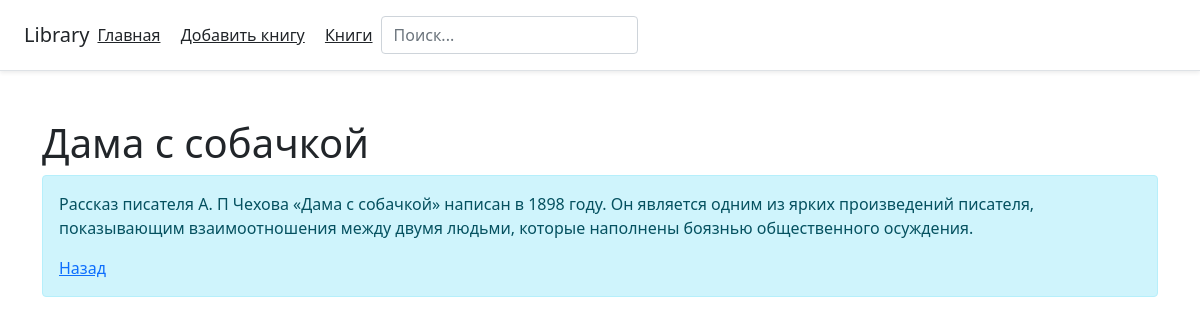
The page /posts/4 on the database its author committed.
### tables this page shows
CREATE TABLE library (
    id INTEGER PRIMARY KEY AUTOINCREMENT,
    UDK INTEGER NOT NULL,
    author TEXT NOT NULL,
    title TEXT NOT NULL,
    year INTEGER NOT NULL,
    about TEXT NOT NULL
);

### app.py (the view)
@app.route('/posts/<int:post_id>')
def about(post_id):
    post = get_post(post_id)
    return render_template('post_detailed.html', post=post)

### app.py (called while the page is built)
def get_db_connection():
    conn = sqlite3.connect('database.db')
    conn.row_factory = sqlite3.Row
    return conn

def get_post(post_id):
    conn = get_db_connection()
    post = conn.execute('SELECT title, about FROM library WHERE id = ?', (post_id,)).fetchone()
    conn.close()
    if post is None:
        abort(404)
    return post

### templates/post_detailed.html (shortened to what this page needs)
{% extends 'base.html' %}
{% block body%}
<div class="container mt-5">
    <h1>{{ post['title'] }}</h1>
    <div class="alert alert-info">
        <p>{{ post['about'] }}</p>
        <a href="/posts">Назад</a>
    </div>
</div>
{% endblock %}

### rows shown on the page
library: title "Дама с собачкой", about "Рассказ писателя А. П Чехова «Дама с собачкой» написан в 1898 году. Он является одним из ярких произведений писателя, показывающим взаимоотношения между двумя людьми, которые наполнены боязнью общественного осуждения."
